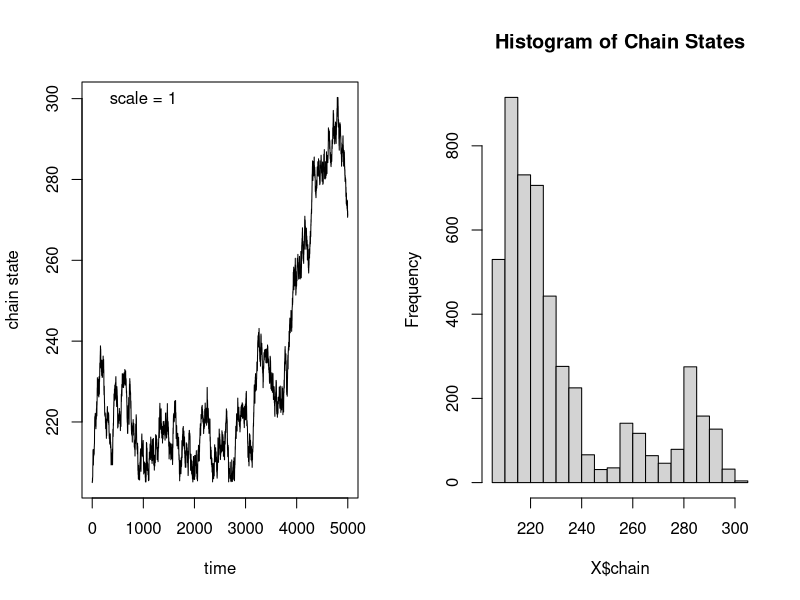
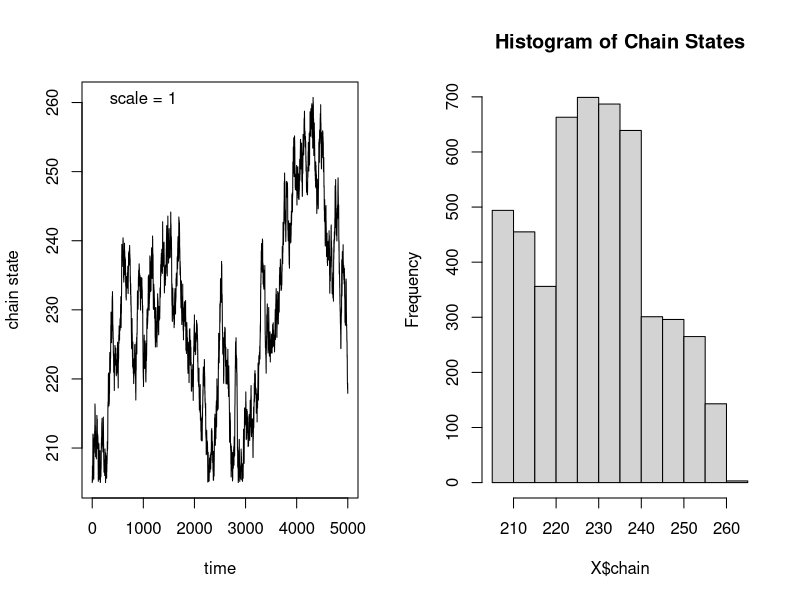
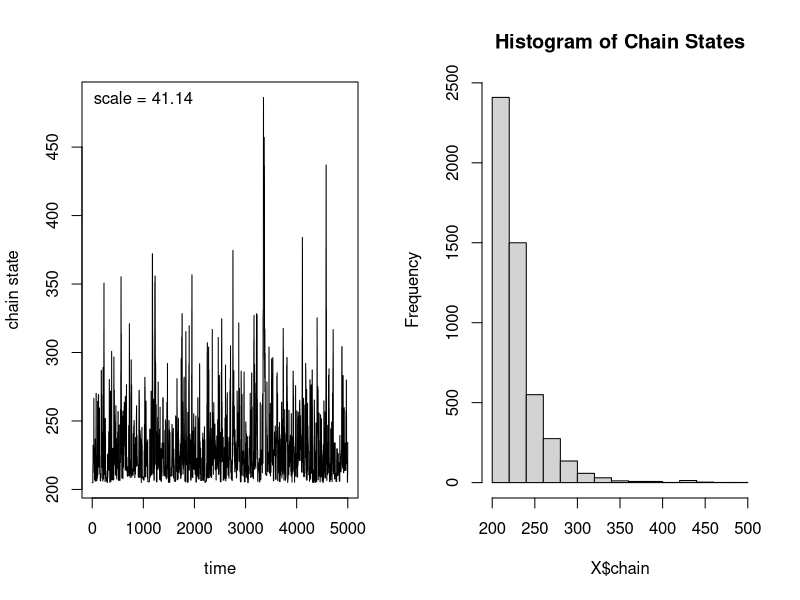
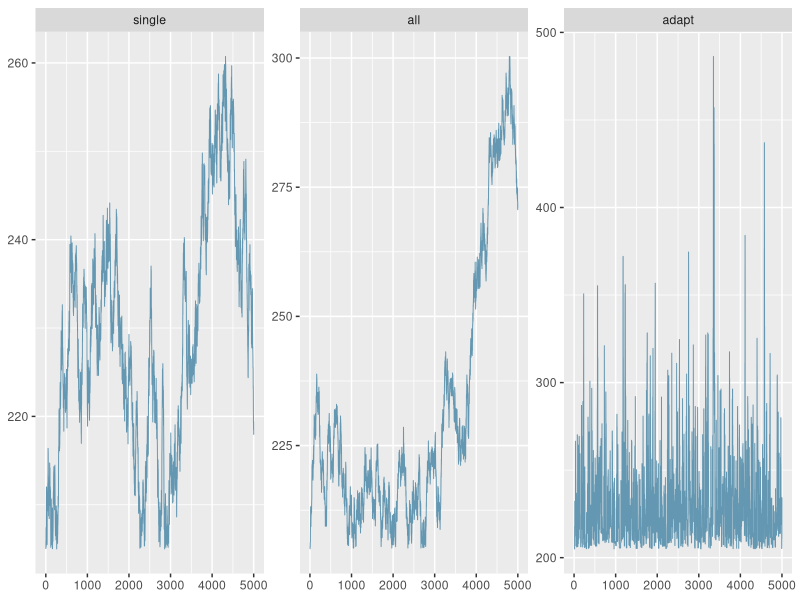
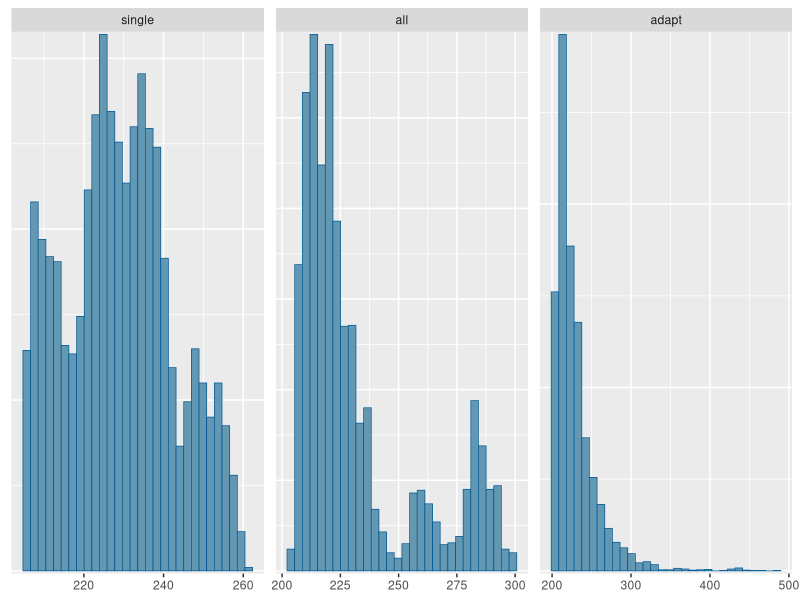
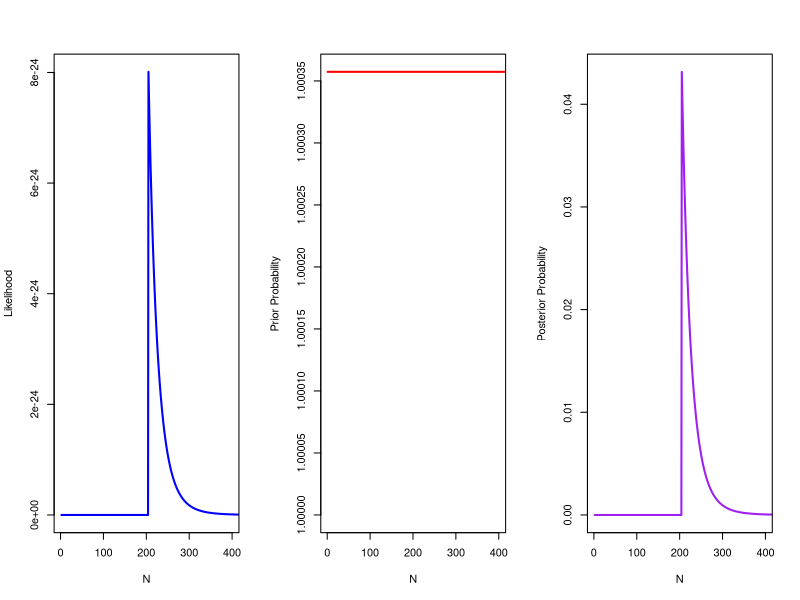

Recreate these plots in R, in order.
#' Compute the metropolis acceptance rate
#' @param X candidate value
#' @param Y current value
#' @param target Target distribution density function
#' @param data Data for the target function
mh_acceptance <- function(X, Y, target, data) {

	## why the exponential? why not use the ratio t(X)/t(Y)
	r <- exp(target(X, data) - target(Y, data))
	if(is.na(target(X, data)))
		r <- 0
	return(r)
}

plot.mh <- function(X) {
	# function for plotting results of metropolis-hastings
	# produces a trace plot and a histogram
	# X: an object of class mh (returned from function metropolis)
	# display.type: if 'burnin' burn in values are included on the trace plot

	par(mfrow=c(1,2))
	ch.len <- length(X$chain)
	ch.vals <- X$chain
	plot(0:(ch.len-1), ch.vals, xlab="time", ylab="chain state", type='l')
	text(0.2*ch.len, max(ch.vals), paste("scale = ", round(X$scale,2), sep=""))
		
	hist(X$chain, main="Histogram of Chain States")
}


#' Propose and select candidate values for the metropolis-hastings algorithm
#' @param current Current state of the chain
#' @param scale Scale of the proposal distribution
#' @param target Target distribution density function
#' @param data Data for the target distribution
#' @return New value in the chain
mh_propose <- function(current, scale, target, data) {
	# rnorm is the proposal/candidate distribution
	candidate <- rnorm(1, current, scale)
	r_cand <- mh_acceptance(candidate, current, target, data)
	U <- runif(1)
	# cat(paste("proposal: ", round(candidate.value,2), "   previous: ", round(previous,2), "   r: ", round(r.cand, 2), "   U: ", round(U,2)))
	if(U < r_cand) {
		result <- candidate
		# cat("   accept\n")
	} else {
		result <- current
		# cat("   reject\n")
	}
	return(result)
}


#' Single parameter metropolis-hastings implementation
#' @param target Target function (returning log unnormalised posterior density);
#' 	this function should take the parameter as it's first argument and a data list as its second
#' @param initial Initial value of the parameter
#' @param data Data to pass to the target
#' @param iter Number of iterations
#' @param scale Scale for the proposal distribution, if NA, the algorithm will adaptively
#' 		choose a scale
#' @param adapt_iter Number of iterations for adaptation, if needed
#' 
#' @return An object of class 'mh', with three members: 'chain' is the markov chain, 'scale' 
#' 		is the scale parameter used, and 'accept' is the acceptance rate
metropolis <- function(target, initial, data, iter = 5000, scale = 1, adapt_iter = 1000) {


	# automatic tuning
	if(is.na(scale)) {
		scale <- 1
		accept <- 0
		chain <- numeric(adapt_iter)
		chain[1] <- initial
		
		for(t in 2:adapt_iter) {
			chain[t] <- mh_propose(chain[t-1], scale, target, data)
			if(chain[t] == chain[t-1]) {
				scale <- scale / 1.1
			} else {
				scale <- scale * 1.1
				accept <- accept + 1
			}	
		}
	cat("Finished adaptation; acceptance rate = ", accept/adapt_iter, "\n")
	}

	# set up the markov chain
	chain <- numeric(iter + 1)
	chain[1] <- initial
	accept <- 0
	for(t in 2:(iter+1)) {
		# propose and evaluate candidates
		chain[t] <- mh_propose(chain[t-1], scale, target, data)
		if(chain[t] != chain[t-1]) {
			accept <- accept + 1
		}	
	}
	
	# process the results
	result <- list(chain=chain, scale=scale, accept = accept / iter)
	class(result) <- 'mh'
	return(result)
}



#' log posterior distribution
#' this function always has more or less the same signature
#' 
#' @param params The parameter vector for the model
#' @param data A list of data needed to evaluate the model
#' @return The log unnormalized posterior probability of the parameters conditional on the data
log_posterior <- function(params, data) {
	# here we 'unpack' the objects to make the names clearer
	N <- params[1]
	s <- data$s
	nmin <- data$nmin
	nmax <- data$nmax

	log_liklihood <- sum(dunif(s, 1, N, log=TRUE))
	log_prior <- dunif(N, nmin, nmax, log = TRUE)
	return(log_liklihood + log_prior)
}


# original code for generating the data
## s <- sample(1:245, 10)

# the data we use in class
s <- c(147, 126, 183, 88, 9, 203, 16, 10, 112, 205)
N_est <- 1400
data <- list(s = s, nmin = 1, nmax = 2 * N_est)

data_max <- data
data_max$s <- max(s)
result_max <- metropolis(log_posterior, initial = max(s), data = data_max)
plot(result_max)

## stats
## see bottom for the mode
mean(result_max$chain)
median(result_max$chain)
sd(result_max$chain)
quantile(result_max$chain, c(0.05, 0.95))


result <- metropolis(log_posterior, initial = max(s), data = data)
plot(result)

mean(result$chain)
median(result$chain)
sd(result$chain)
quantile(result$chain, c(0.05, 0.95))

result_adapt <- metropolis(log_posterior, initial = max(s), data = data, scale = NA)
plot(result_adapt)
mean(result_adapt$chain)
median(result_adapt$chain)
sd(result_adapt$chain)
quantile(result_adapt$chain, c(0.05, 0.95))

library(bayesplot)
compare <- cbind(result$chain, result_max$chain, result_adapt$chain)
colnames(compare) <- c("single", "all", "adapt")
mcmc_trace(compare)
mcmc_hist(compare)

# this problem is very simple
# we can actually compute the posterior prob for every possible N and just plot them
N_proposals <- 1:(data$nmax+1)
liklihood <- sapply(N_proposals, function(x) exp(sum(dunif(s, 1, x, log=TRUE))))
prior <- sapply(N_proposals, function(x) exp(dunif(x, data$nmin, data$nmax)))
posterior <- exp(sapply(N_proposals, log_posterior, data = data))

## remember that the posterior is unnormalized
## in this case, we can normalize it because we have captured every possible value
posterior <- posterior/sum(posterior, na.rm = TRUE)

par(mfrow=c(1,3))
plot(N_proposals, liklihood, type='l', col='blue', lwd=2, xlab="N", ylab="Likelihood", xlim=c(1,400))
plot(N_proposals, prior, type='l', col='red', lwd=2, xlab="N", ylab="Prior Probability", xlim=c(1,400))
plot(N_proposals, posterior, type='l', col='purple', lwd=2, xlab="N", ylab="Posterior Probability", xlim=c(1,400))




# what if we just want the estimate of the mode, not confidence limits?
# this is the maximum a posteriori estimate, and you already know how to do it
map_estimate <- optim(max(s), log_posterior, method = "Brent", data = data, lower = data$nmin,
	upper = data$nmax, control=list(fnscale = -1))

map_estimate_max <- optim(max(s), log_posterior, method = "Brent", data = data_max, 
	lower = data$nmin, upper = data$nmax, control=list(fnscale = -1))
